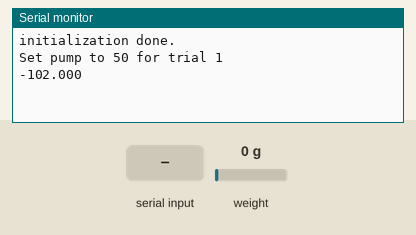
This sketch was run on a simulated Arduino Mega 2560, built with avr-gcc and run on an emulated ATmega2560. Parts: the last lines printed to the serial monitor. The test bench sets the inputs (shaded band); at power-on: weight on the scale 0 g. Storage starts empty; random numbers use the default seed unless the sketch sets one.

Above: at 11.2 s.
11.3 s: "r" received over Serial
At 14.8 s:
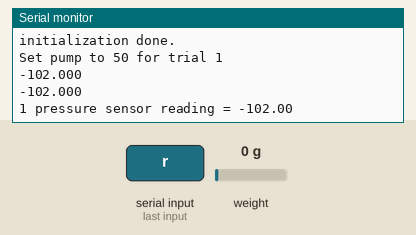
15.5 s: weight on the scale set to 100 g
At 16.4 s:
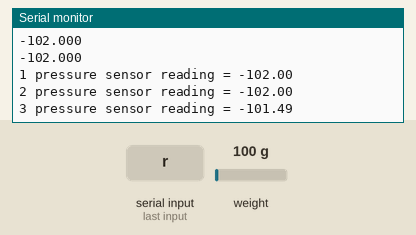
17.0 s: weight on the scale set to 1250 g
At 23.7 s:
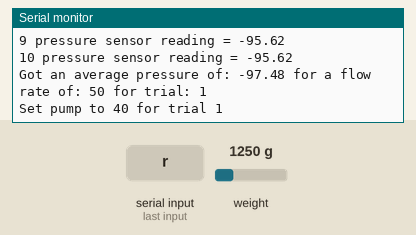
Timing chart, 0 to 24.5 s (numbered marks = the images above; inputs shaded):
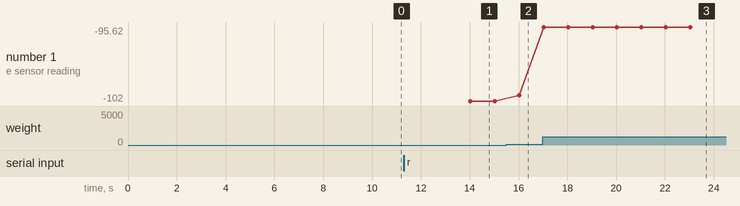

Measured:
- after the input at 11.3 s, the serial monitor: prints a new line after 2.7 s (image 1)
- after the input at 15.5 s, the serial monitor: prints a new line after 0.53 s (image 2)
- after the input at 17.0 s, the serial monitor: prints a new line at once (image 3)
- plotted number 1: -102 → -101.49 after the input at 15.5 s, -101.49 → -95.62 after the input at 17.0 s

The sketch:

cal_flowRateVSPumpPressure.ino
```cpp
/*
This piece of code was used to generate the relationship between the flow rate of the pump to the pump pressure
*/

#include <SD.h>
#include "hx711.h"
#include <hardwareSerial.h>

File myFile;

int count = 1;

float averageValue = 0;

float tempPressureValues[10];
float averagePressureValue;
int tempFlowRate;

int trial1[6] = {0, 0, 0, 0, 0, 0};
int trial2[6] = {0, 0, 0, 0, 0, 0};
int trial3[6] = {0, 0, 0, 0, 0, 0};

int currentTrial = 1;
int flowRateIndex;

bool startingTrial = true;
bool performingFlowRate = true;

float ratio = 102.0 / 8387415.50;

String input;

char decision;

int flowRates[6] = {30, 40, 50, 60, 70, 80};
float pumpPressures[6] = {0, 0, 0, 0, 0, 0};

Hx711 sensor(A1, A0);

void setup()
{
  // put your setup code here, to run once:
  randomSeed(analogRead(A3));
  delay(10000);

  Serial.begin(9600);
  Serial1.begin(9600); // connection to UNO

  if (!SD.begin(53))
  {
    Serial.println("initialization failed!");
    return;
  }
  Serial.println("initialization done.");

  // open the file. note that only one file can be open at a time,
  // so you have to close this one before opening another.
  myFile = SD.open("pumpData.csv", FILE_WRITE);
}

void loop()
{
  if (!determineTrialFlowRate())
  {
    Serial.println("All trials are done!");
    myFile.close();
    while (true)
    {
    }
  }
  else
  {
    performingFlowRate = true;
  }

  while (performingFlowRate)
  {
    while ((Serial.available() == 0) && (Serial1.available() == 0))
    {
      readSensor();
    }
    // put your main code here, to run repeatedly:
    if (Serial.available() > 0)
    {
      input = Serial.readString();
      decision = input.charAt(0);
      if (decision == 'r')
      {

        for (int i = 0; i < 10; i++)
        {
          tempPressureValues[i] = getSensorReading();
          Serial.print(i + 1);
          Serial.print(" pressure sensor reading = ");
          Serial.println(tempPressureValues[i]);
        }
        for (int i = 0; i < 10; i++)
        {
          averagePressureValue += tempPressureValues[i];
        }
        averagePressureValue /= 10.0;

        Serial.print("Got an average pressure of: ");
        Serial.print(averagePressureValue);
        Serial.print(" for a flow rate of: ");
        Serial.print(tempFlowRate);
        Serial.print(" for trial: ");
        Serial.println(currentTrial);

        switch (currentTrial)
        {
        case 1:
          trial1[flowRateIndex] = 1;
          break;
        case 2:
          trial2[flowRateIndex] = 1;
          break;
        case 3:
          trial3[flowRateIndex] = 1;
          break;
        }
        switch (tempFlowRate)
        {
        case 30:
          pumpPressures[0] = averagePressureValue;
          break;
        case 40:
          pumpPressures[1] = averagePressureValue;
          break;
        case 50:
          pumpPressures[2] = averagePressureValue;
          break;
        case 60:
          pumpPressures[3] = averagePressureValue;
          break;
        case 70:
          pumpPressures[4] = averagePressureValue;
          break;
        case 80:
          pumpPressures[5] = averagePressureValue;
        }
        averagePressureValue = 0.0;
        performingFlowRate = false;
      }
      else
      {
        Serial1.println(input);
      }
      Serial.flush();
    }
    else if (Serial1.available() > 0) //  if received data from UNO
    {
      input = Serial1.readString();
      decision = input.charAt(0);
      if (decision == 'r')
      {
        readSensor();
      }
      else
      {
        Serial.println(input);
      }
      Serial1.flush();
    }
  }
}

void readSensor()
{
  Serial.println((ratio * sensor.averageValue()) - 102.0, 3);
}

float getSensorReading()
{
  return ((ratio * sensor.averageValue()) - 102.0);
}

bool determineTrialFlowRate()
{

  flowRateIndex = random(6);
  bool trial1Done = true;
  bool trial2Done = true;
  bool trial3Done = true;
  bool allTrialsDone = true;

  for (int i = 0; i < 6; i++)
  {
    if (trial1[i] == 0)
    {
      trial1Done = false;
    }
  }
  for (int i = 0; i < 6; i++)
  {
    if (trial2[i] == 0)
    {
      trial2Done = false;
    }
  }
  for (int i = 0; i < 6; i++)
  {
    if (trial3[i] == 0)
    {
      trial3Done = false;
    }
  }
  if ((trial1Done && trial2Done) && trial3Done)
  {
    for (int i = 0; i < 6; i++)
    {
      myFile.print(flowRates[i]);
      myFile.print(',');
      myFile.print(pumpPressures[i]);
      myFile.print(',');
      myFile.println(currentTrial);
    }
    Serial.print("Done inserting data for flow rate: ");
    Serial.print(tempFlowRate);
    Serial.print(" trial: ");
    Serial.println(currentTrial);
    return false;
  }
  else if (trial1Done && currentTrial < 2)
  {
    Serial.println("Trial 1 done");
    for (int i = 0; i < 6; i++)
    {
      myFile.print(flowRates[i]);
      myFile.print(',');
      myFile.print(pumpPressures[i]);
      myFile.print(',');
      myFile.println(currentTrial);
    }
    Serial.print("Done inserting data for flow rate: ");
    Serial.print(tempFlowRate);
    Serial.print(" trial: ");
    Serial.println(currentTrial);
    currentTrial += 1;
  }
  else if (trial2Done && currentTrial < 3)
  {
    Serial.println("Trial 2 done");
    for (int i = 0; i < 6; i++)
    {
      myFile.print(flowRates[i]);
      myFile.print(',');
      myFile.print(pumpPressures[i]);
      myFile.print(',');
      myFile.println(currentTrial);
    }
    Serial.print("Done inserting data for flow rate: ");
    Serial.print(tempFlowRate);
    Serial.print(" trial: ");
    Serial.println(currentTrial);
    currentTrial += 1;
  }

  while (true)
  {
    tempFlowRate = flowRates[flowRateIndex];
    if (currentTrial == 1 && trial1[flowRateIndex] == 0)
    {
      Serial.print("Set pump to ");
      Serial.print(tempFlowRate);
      Serial.print(" for trial ");
      Serial.println(currentTrial);
      return true;
    }
    else if (currentTrial == 2 && trial2[flowRateIndex] == 0)
    {
      Serial.print("Set pump to ");
      Serial.print(tempFlowRate);
      Serial.print(" for trial ");
      Serial.println(currentTrial);
      return true;
    }
    else if (currentTrial == 3 && trial3[flowRateIndex] == 0)
    {
      Serial.print("Set pump to ");
      Serial.print(tempFlowRate);
      Serial.print(" for trial ");
      Serial.println(currentTrial);
      return true;
    }
    else
    {
      flowRateIndex = random(6);
    }
  }
}
```
